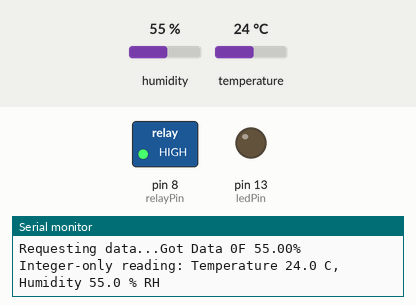
This sketch was run on a simulated Arduino Uno, built with avr-gcc and run on an emulated ATmega328P. Parts: switched loads named in the sketch (green lamp = pin HIGH), output pins drawn as LEDs (lit = HIGH), the last lines printed to the serial monitor. Dashed ring = blinking. Inputs (shaded band) come from the test bench; at power-on: humidity 55 %, temperature 24 °C.

Above: at 3.2 s.
3.3 s: humidity set to 22 %
At 7.11 s:
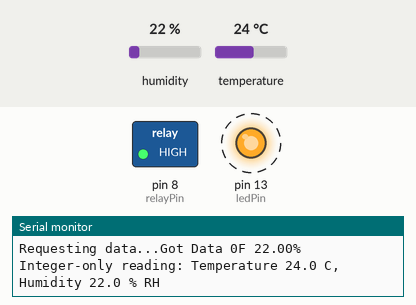
8.8 s: humidity set to 40 %
At 12.15 s:
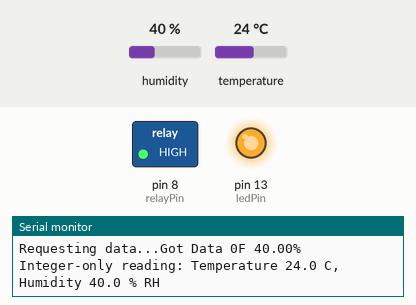
Timing chart, 0 to 19.3 s (numbered marks = the images above; inputs shaded):
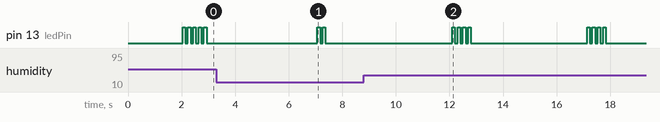

Measured:
- after the input at 3.3 s, pin 13 (ledPin): goes on until 7.4 s, then stays LOW
- by itself, pin 13 (ledPin): alternates HIGH for 0.10 s and LOW for 0.10 s, 10 changes in all, then stays LOW

The sketch:

BathroomFan.ino
```cpp
#include <DHT22.h>


const int humiditySensorPin = 4;
const int relayPin = 8;
const int ledPin = 13;

DHT22 sensor(humiditySensorPin);

// Global state
boolean FAN_ON = true;
unsigned long STARTED_TIME;
unsigned long MAX_DURATION = 1000L * 60L * 90L;
unsigned long DURATION;

void setup(void) {
  Serial.begin(115200);
  Serial.println("Bathroom Fan Controller, ahoy!");
  pinMode(relayPin, OUTPUT);
  digitalWrite(relayPin, HIGH); // Turn the fan on when the switch is turned on.
  FAN_ON = true;
  STARTED_TIME = millis();
  DURATION = 1000L * 60L * 15L;
  delay(2001); // Give the sensor 2 seconds to warm up.
  Serial.print("MAX_DURATION: ");
  Serial.println(MAX_DURATION);
  Serial.print("DURATION: ");
  Serial.println(DURATION);
  pinMode(ledPin, OUTPUT); // the built-in Arduion LED on pin 13
}

void loop(void) {
  DHT22_ERROR_t errorCode;

  // If the fan state is on, make sure it's on
  if (FAN_ON) {
    Serial.println("Fan is on.");
    digitalWrite(relayPin, HIGH);
    if (STARTED_TIME == 0) {
      STARTED_TIME = millis();
    }
  } else {
    Serial.println("Fan is off.");
    digitalWrite(relayPin, LOW);
    STARTED_TIME = 0;
  }

  // Should the fan be on? Check the time.
  if (millis() > (STARTED_TIME + MAX_DURATION)) {
    Serial.println("Fan exceeded MAX_DURATION");
    FAN_ON = false;
    DURATION = 0;
  } else if (millis() > (STARTED_TIME + DURATION)) {
    Serial.println("Fan exceeded DURATION");
    FAN_ON = false;
    DURATION = 0;
  }

  // Should the fan be on? Check the humidity and set DURATION.
  Serial.print("Requesting data...");
  errorCode = sensor.readData();
  switch(errorCode)
  {
    case DHT_ERROR_NONE:
      Serial.print("Got Data ");
      Serial.print(sensor.getTemperatureF());
      Serial.print("F ");
      Serial.print(sensor.getHumidity());
      Serial.println("%");
      // Alternately, with integer formatting which is clumsier but more compact to store and
	  // can be compared reliably for equality:
	  //
      char buf[128];
      sprintf(buf, "Integer-only reading: Temperature %hi.%01hi C, Humidity %i.%01i %% RH",
                   sensor.getTemperatureCInt()/10, abs(sensor.getTemperatureCInt()%10),
                   sensor.getHumidityInt()/10, sensor.getHumidityInt()%10);
      Serial.println(buf);
      break;
    case DHT_ERROR_CHECKSUM:
      Serial.print("check sum error ");
      Serial.print(sensor.getTemperatureC());
      Serial.print("C ");
      Serial.print(sensor.getHumidity());
      Serial.println("%");
      break;
    case DHT_BUS_HUNG:
      Serial.println("Bus Hung ");
      break;
    case DHT_ERROR_NOT_PRESENT:
      Serial.println("Not Present ");
      break;
    case DHT_ERROR_ACK_TOO_LONG:
      Serial.println("ACK time out ");
      break;
    case DHT_ERROR_SYNC_TIMEOUT:
      Serial.println("Sync Timeout ");
      break;
    case DHT_ERROR_DATA_TIMEOUT:
      Serial.println("Data Timeout ");
      break;
    case DHT_ERROR_TOOQUICK:
      Serial.println("Must wait 2s before reading data again ");
      break;
  }

  float relative_humidity = sensor.getHumidity();
  blink(relative_humidity / 10);
  Serial.print("Humidity: ");
  Serial.print(relative_humidity);
  Serial.println("%");
  if (relative_humidity > 90) {
    DURATION = 1000L * 60L * 45L; // Stay on for 45 minutes as long as it's super humid.
    FAN_ON = true;
  } else if (relative_humidity > 70) {
    DURATION = 1000L * 60L * 20L; // Stay on for 20 minutes as long as it's a bit humid.
    FAN_ON = true;
  }

  delay(3000);
}

void blink(int times) {
  int count = 10;
  while (count-- > 0) {
    if (times > 0) {
      digitalWrite(ledPin, HIGH);
      delay(100);
      digitalWrite(ledPin, LOW);
      delay(100);
      times--;
    } else {
      digitalWrite(ledPin, LOW);
      delay(200);
    }
  }
}
```
